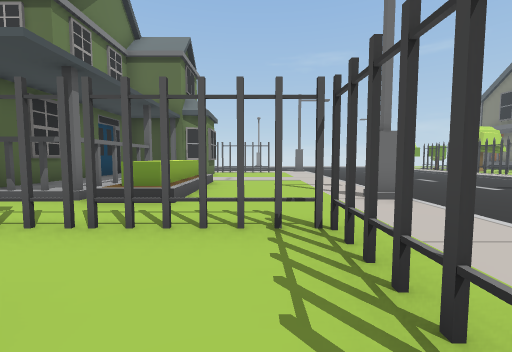
View 1 (above)

24 first-person views from a walk through a scene from a Unity 3-D project. The camera is 1.5 m above the floor, tilts 4° down and sees 90° across. The floor is counted in squares, 2 m on a side. Each view is taken from the middle of a square. On the plan, view 1 faces up. The plan holds only what a view shows up to about 9 squares ahead; the rest is blank. The place goes on beyond the plan.

View 2
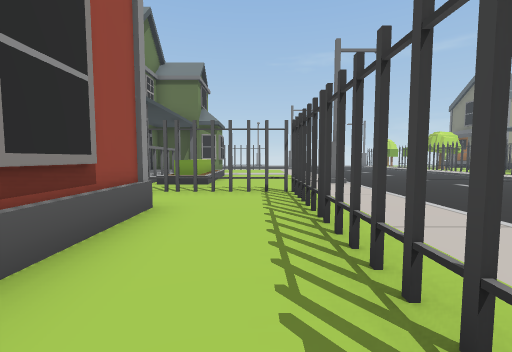

View 3
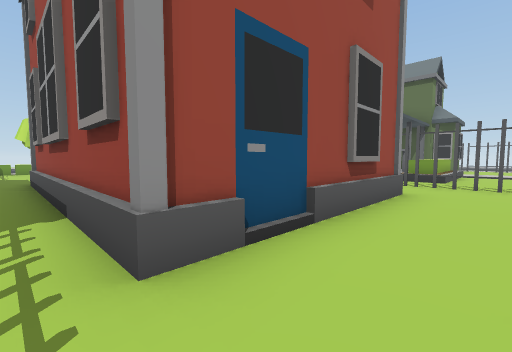

View 4
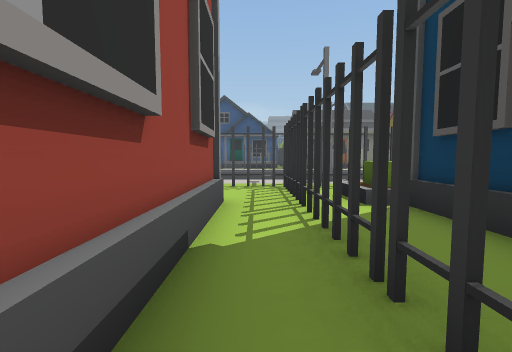

View 5
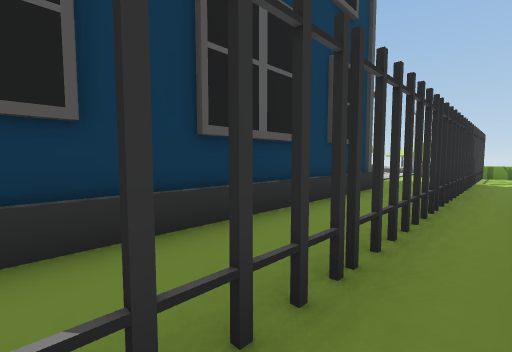

View 6
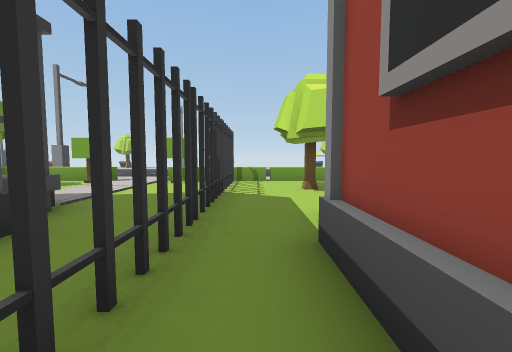

View 7
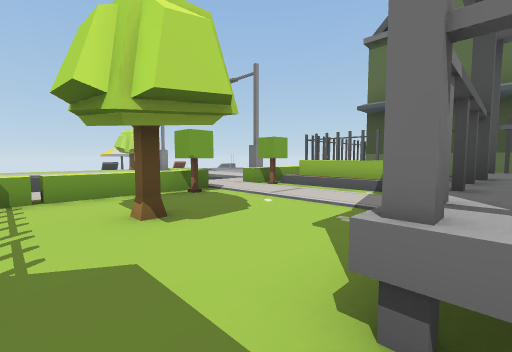

View 8
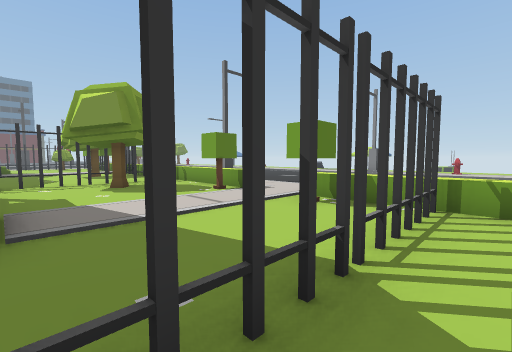

View 9
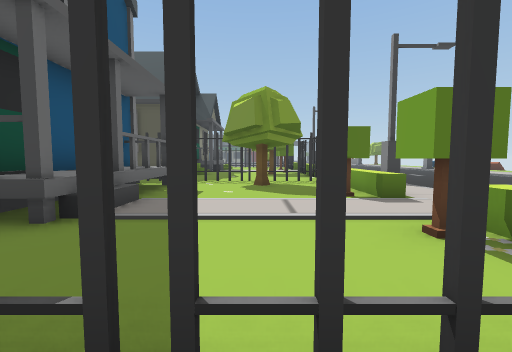

View 10
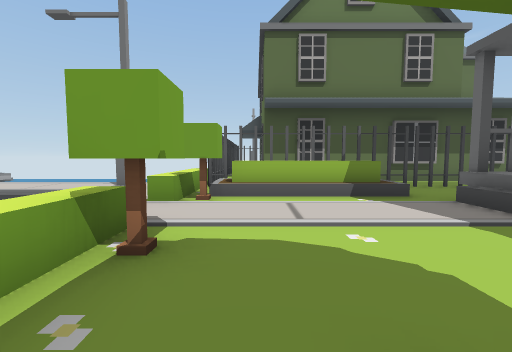

View 11
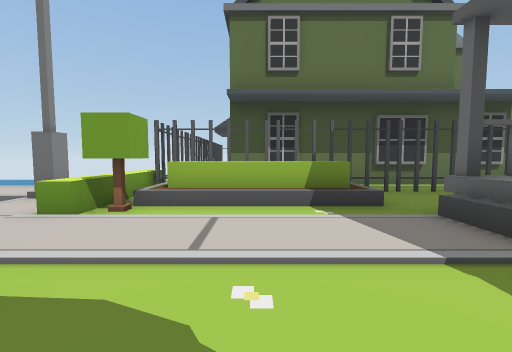

View 12
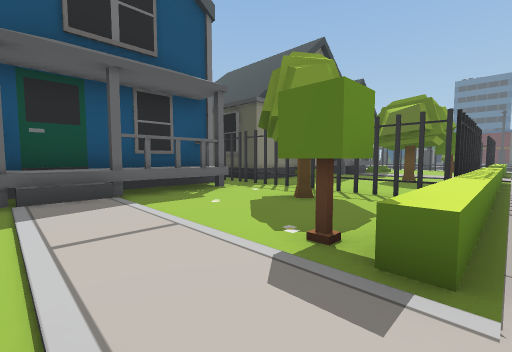

View 13
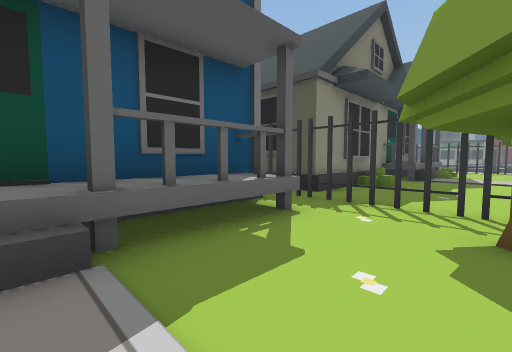

View 14
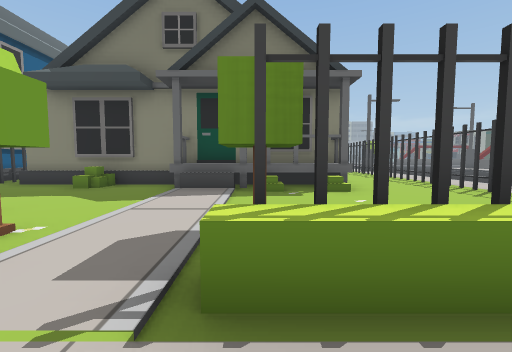

View 15
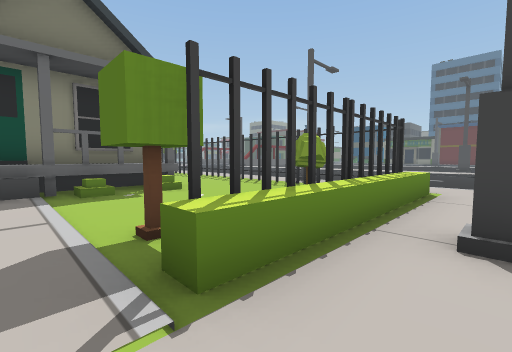

View 16
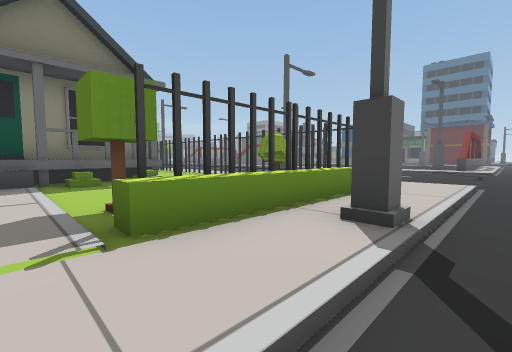

View 17
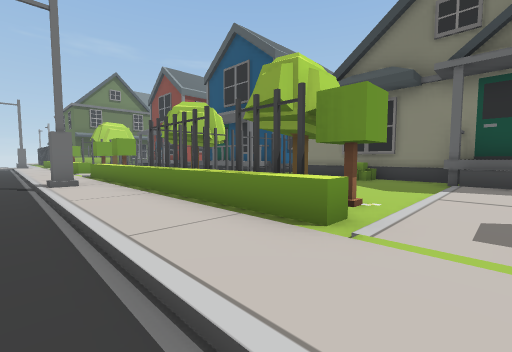

View 18
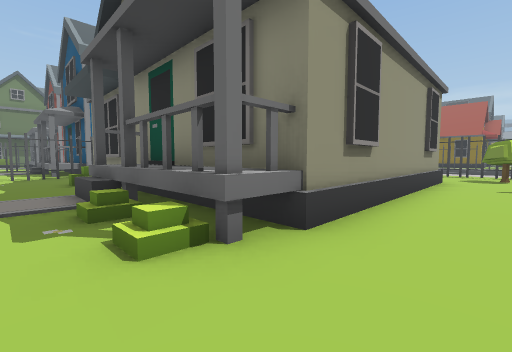

View 19
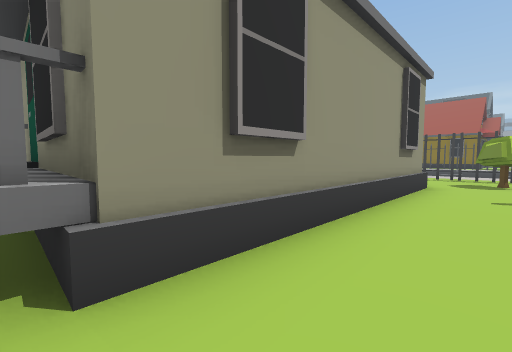

View 20
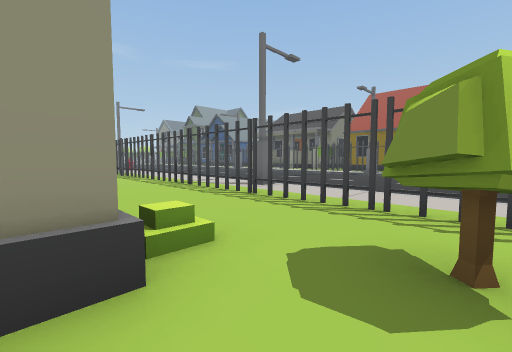

View 21
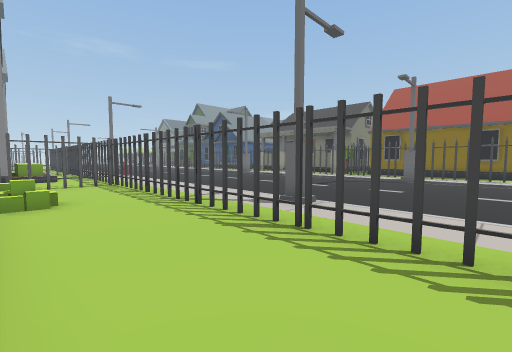

View 22
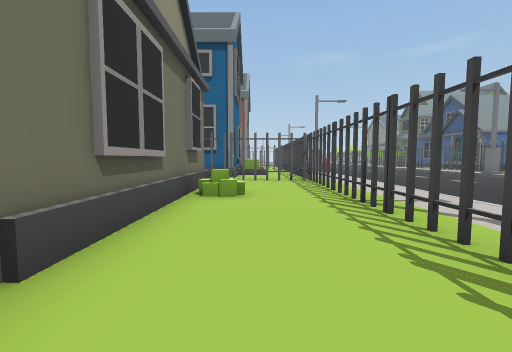

View 23
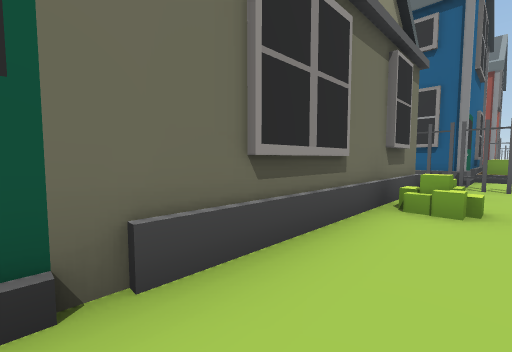

View 24
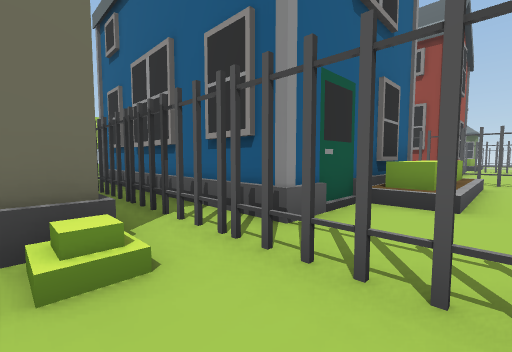

### Floor plan
Key: @ floor where view 1 was taken; # wall or solid block; x gap in a wall; . main floor; : floor 0.25 m higher than the main floor; - floor 0.25 m lower than the main floor; / step, stairs or slope; = window, fence, low wall or low ledge; ^ raised ledge; T thing the floor can be seen under or through; R tree; F fence; O other object.
Columns run from 18 left of view 1 to 10 right of it. Each row starts with its distance up from view 1.
  9              #   ....
  8              #:#O..../----
  7              #:#O..../----
  6    #         #:#O..../----
  5    #         #x#O.../#----
  4    ##      ## ......./----
  3   O#########   #xTT#./---
  2  #OOOOO/..      ...#./--
  1  .O O///.       #..#./-
  0  ..R...=#       #.@../
 -1   ......=       #..#.
 -2   OR....#       #..#.
 -3   O.....=       #..#
 -4  .O..R..#########..#./
 -5  .O................x./
 -6   O #xO#############.
 -7   OO.............O #/
 -8   .....#=########O #
 -9 -......^^#      #O #
-10 -.OR....^#      #O
-11 -.O.....^#      #.
-12 -.O..R..^#     ##..
-13 -#OO#.##############  ----
-14 -.^.....x.   ......#./----
-15 -.^.....###    #...#./---
-16 -.^.....#      #...x./--
-17 -.^FR...O      #O..#./--
-18 -.^R....#      #...#./---
-19 -......##      #...#./----
-20 -......^^      #...#/#-----
-21 -.^R...O^      #...x./------
-22 -.^. ..#^      #...T./------/
-23 -#^. ../^#######/..T./------/
-24 -.^. ..............x./--
-25 -.^.RR...........R.#./--
-26 -.^########

Where each view was taken, in squares from view 1:
view 1: 0 up, 0 right, facing up
view 2: 3 down, 0 right, facing up
view 3: 5 down, 0 right, facing up-left
view 4: 5 down, 6 left, facing right
view 5: 5 down, 3 left, facing down-left
view 6: 5 down, 7 left, facing left
view 7: 5 down, 10 left, facing up-left
view 8: 5 down, 11 left, facing down-left
view 9: 5 down, 13 left, facing down
view 10: 4 down, 14 left, facing up
view 11: 3 down, 13 left, facing up
view 12: 8 down, 16 left, facing down-right
view 13: 9 down, 13 left, facing down-right
view 14: 21 down, 17 left, facing right
view 15: 20 down, 17 left, facing down-right
view 16: 20 down, 18 left, facing down-right
view 17: 20 down, 18 left, facing up-right
view 18: 25 down, 12 left, facing up-right
view 19: 25 down, 10 left, facing up-right
view 20: 25 down, 3 left, facing up-right
view 21: 23 down, 2 left, facing up-right
view 22: 22 down, 1 left, facing up
view 23: 21 down, 1 left, facing up-left
view 24: 15 down, 0 right, facing up-left
